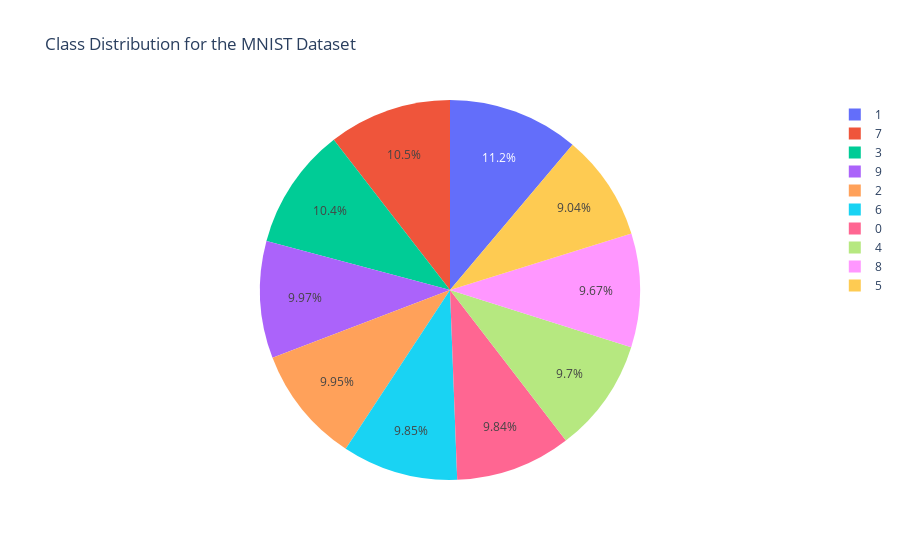

Notebook code for this chart:
### Code cell
#pie chart
value_counts = df['label'].value_counts().sort_index()


fig = px.pie(values=value_counts.values, names=value_counts.index, 
             title='Class Distribution for the MNIST Dataset')

fig.show()

### Figure 1 — Plotly figure (JSON) as saved in the notebook; plotly's stock layout.template omitted (floating-point values rounded to 4 significant figures)
{"data": [{"domain": {"x": [0, 1], "y": [0, 1]}, "hovertemplate": "label=%{label}<br>value=%{value}<extra></extra>", "labels": [0, 1, 2, 3, 4, 5, 6, 7, 8, 9], "legendgroup": "", "name": "", "showlegend": true, "type": "pie", "values": [4132, 4684, 4177, 4351, 4072, 3795, 4137, 4401, 4063, 4188]}], "layout": {"legend": {"tracegroupgap": 0}, "title": {"text": "Class Distribution for the MNIST Dataset"}}}
